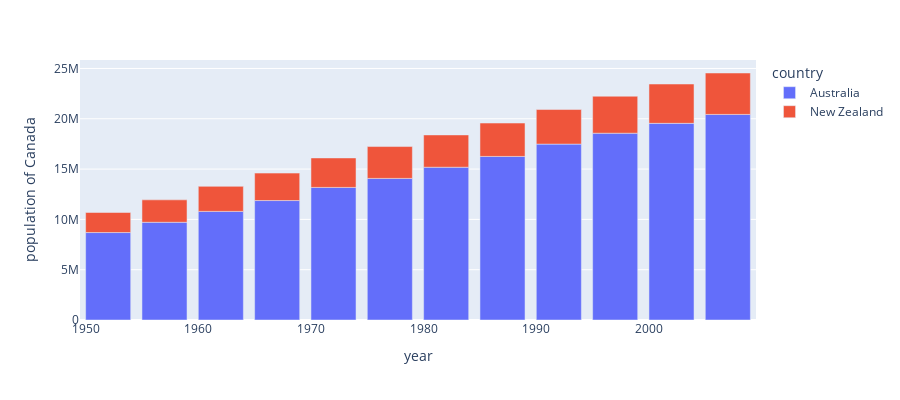

The notebook cell this image was saved under:
### Code cell
df = px.data.gapminder().query("continent == 'Oceania'")
fig = px.bar(df, x='year', y='pop',
             hover_data=['lifeExp', 'gdpPercap'], color='country',
             labels={'pop':'population of Canada'}, height=400)
fig.show()

### Figure 1 — Plotly figure (JSON) as saved in the notebook; plotly's stock layout.template omitted (floating-point values rounded to 4 significant figures)
{"data": [{"alignmentgroup": "True", "customdata": [[69.12, 10040.0], [70.33, 10950.0], [70.93, 12220.0], [71.1, 14530.0], [71.93, 16790.0], [73.49, 18330.0], [74.74, 19480.0], [76.32, 21890.0], [77.56, 23420.0], [78.83, 27000.0], [80.37, 30690.0], [81.23, 34440.0]], "hovertemplate": "country=Australia<br>year=%{x}<br>population of Canada=%{y}<br>lifeExp=%{customdata[0]}<br>gdpPercap=%{customdata[1]}<extra></extra>", "legendgroup": "Australia", "marker": {"color": "#636efa", "pattern": {"shape": ""}}, "name": "Australia", "offsetgroup": "Australia", "orientation": "v", "showlegend": true, "textposition": "auto", "type": "bar", "x": [1952, 1957, 1962, 1967, 1972, 1977, 1982, 1987, 1992, 1997, 2002, 2007], "xaxis": "x", "y": [8691212, 9712569, 10794968, 11872264, 13177000, 14074100, 15184200, 16257249, 17481977, 18565243, 19546792, 20434176], "yaxis": "y"}, {"alignmentgroup": "True", "customdata": [[69.39, 10560.0], [70.26, 12250.0], [71.24, 13180.0], [71.52, 14460.0], [71.89, 16050.0], [72.22, 16230.0], [73.84, 17630.0], [74.32, 19010.0], [76.33, 18360.0], [77.55, 21050.0], [79.11, 23190.0], [80.2, 25190.0]], "hovertemplate": "country=New Zealand<br>year=%{x}<br>population of Canada=%{y}<br>lifeExp=%{customdata[0]}<br>gdpPercap=%{customdata[1]}<extra></extra>", "legendgroup": "New Zealand", "marker": {"color": "#EF553B", "pattern": {"shape": ""}}, "name": "New Zealand", "offsetgroup": "New Zealand", "orientation": "v", "showlegend": true, "textposition": "auto", "type": "bar", "x": [1952, 1957, 1962, 1967, 1972, 1977, 1982, 1987, 1992, 1997, 2002, 2007], "xaxis": "x", "y": [1994794, 2229407, 2488550, 2728150, 2929100, 3164900, 3210650, 3317166, 3437674, 3676187, 3908037, 4115771], "yaxis": "y"}], "layout": {"barmode": "relative", "height": 400, "legend": {"title": {"text": "country"}, "tracegroupgap": 0}, "margin": {"t": 60}, "xaxis": {"anchor": "y", "domain": [0, 1], "title": {"text": "year"}}, "yaxis": {"anchor": "x", "domain": [0, 1], "title": {"text": "population of Canada"}}}}
